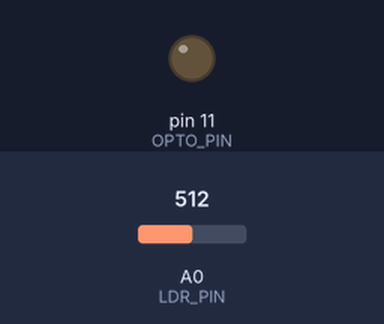
Recording of a sketch running on a simulated Arduino Uno, built with avr-gcc and run on an emulated ATmega328P. Shown: output pins drawn as LEDs (lit = HIGH). The inputs (shaded band) are chosen by the test bench; at power-on: A0 (LDR_PIN) = 512.

Above: at 1.2 s.
1.3 s: A0 (LDR_PIN) set to 310
2.8 s: A0 (LDR_PIN) set to 282
At 3.6 s:
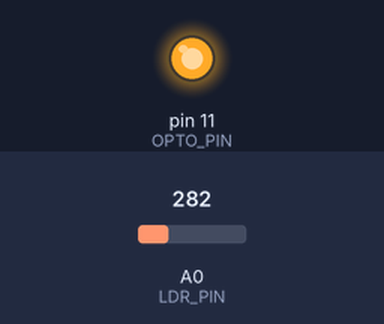
4.3 s: A0 (LDR_PIN) set to 306
At 4.7 s:
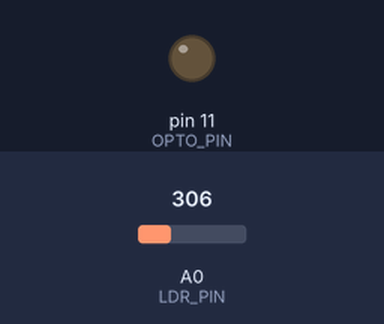
5.8 s: A0 (LDR_PIN) set to 290
At 7.1 s:
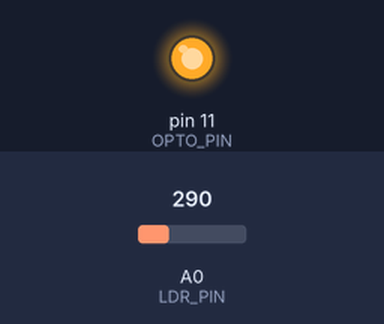
Timing chart, 0 to 8.3 s (numbered marks = the images above; inputs shaded):
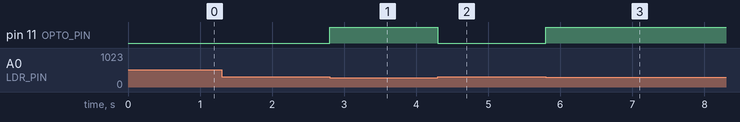

Measured:
- the behaviour switches between 300 and 299 on A0 (LDR_PIN) (found by bisection; images 0 and 1)
- after the input at 1.3 s, every drawn part: stays the same
- after the input at 2.8 s, pin 11 (OPTO_PIN): LOW → HIGH at once
- after the input at 4.3 s, pin 11 (OPTO_PIN): HIGH → LOW at once
- after the input at 5.8 s, pin 11 (OPTO_PIN): LOW → HIGH at once

The sketch:

Automatic_security_light.ino
```cpp
// Automatic security light detector
// is used an security lights in homes and even street lights when places are dark

const int LDR_PIN = A0;
const int OPTO_PIN = 11;
int threshold = 300; // 0 will trigger the 'ON' state, 300 threshold = 7.1 in voltage in the ptoteus simulator

void setup() {
  pinMode(OPTO_PIN, OUTPUT); // set the optocoupler as an output device
}

void loop() {
  int val = analogRead(LDR_PIN);

  // Resistance decreases (value goes UP) when it gets brighter
  if (val < threshold) {
    digitalWrite(OPTO_PIN, HIGH); // Turn on lamp through a relay donected to the secondary side of the octocoupler
  } else {
    digitalWrite(OPTO_PIN, LOW);  // Turn off lamp
  }
}
```
